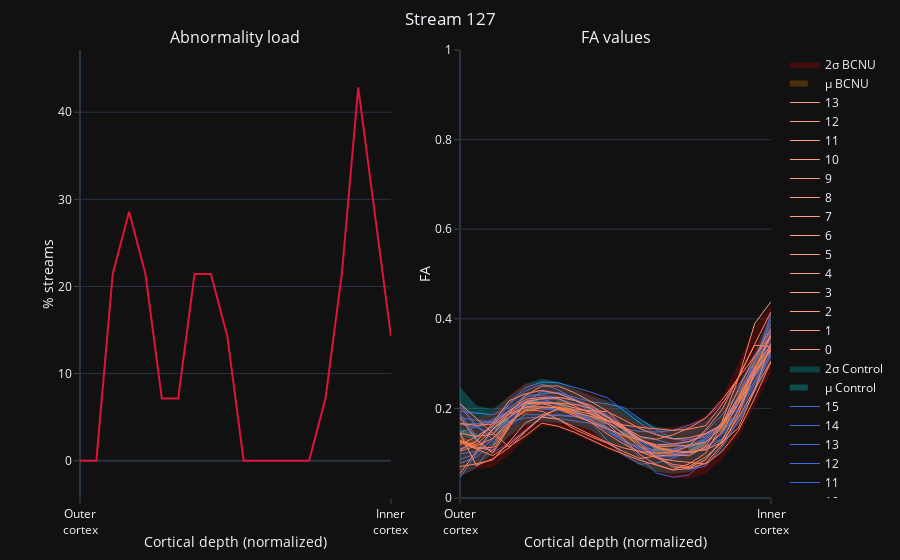

Write notebook code for a chart like this one.
### Code cell
fig1

### Figure 1 — Plotly figure (JSON) as saved in the notebook; plotly's stock layout.template omitted (floating-point values rounded to 4 significant figures)
{"data": [{"line": {"color": "#4169e1", "width": 1}, "name": "0", "opacity": 1, "showlegend": true, "type": "scatter", "x": [0, 1, 2, 3, 4, 5, 6, 7, 8, 9, 10, 11, 12, 13, 14, 15, 16, 17, 18, 19], "xaxis": "x2", "y": [0.07766, 0.09145, 0.1224, 0.1686, 0.2008, 0.1986, 0.1959, 0.1944, 0.1746, 0.1472, 0.1278, 0.1117, 0.1073, 0.1072, 0.1137, 0.126, 0.1424, 0.1959, 0.2601, 0.3367], "yaxis": "y2"}, {"line": {"color": "#4169e1", "width": 1}, "name": "1", "opacity": 1, "showlegend": true, "type": "scatter", "x": [0, 1, 2, 3, 4, 5, 6, 7, 8, 9, 10, 11, 12, 13, 14, 15, 16, 17, 18, 19], "xaxis": "x2", "y": [0.106, 0.1289, 0.1604, 0.2096, 0.2385, 0.2544, 0.2415, 0.2201, 0.2019, 0.1827, 0.1603, 0.1306, 0.0968, 0.0948, 0.1021, 0.1124, 0.1434, 0.2132, 0.3021, 0.3982], "yaxis": "y2"}, {"line": {"color": "#4169e1", "width": 1}, "name": "2", "opacity": 1, "showlegend": true, "type": "scatter", "x": [0, 1, 2, 3, 4, 5, 6, 7, 8, 9, 10, 11, 12, 13, 14, 15, 16, 17, 18, 19], "xaxis": "x2", "y": [0.1463, 0.1592, 0.1755, 0.1941, 0.2145, 0.2376, 0.2334, 0.2206, 0.1965, 0.1708, 0.1415, 0.1194, 0.1018, 0.09927, 0.1025, 0.1224, 0.1637, 0.2278, 0.3077, 0.3889], "yaxis": "y2"}, {"line": {"color": "#4169e1", "width": 1}, "name": "3", "opacity": 1, "showlegend": true, "type": "scatter", "x": [0, 1, 2, 3, 4, 5, 6, 7, 8, 9, 10, 11, 12, 13, 14, 15, 16, 17, 18, 19], "xaxis": "x2", "y": [0.1642, 0.1656, 0.1701, 0.1946, 0.2175, 0.2206, 0.2206, 0.2109, 0.1983, 0.1796, 0.1558, 0.124, 0.0961, 0.07168, 0.06424, 0.07085, 0.1132, 0.173, 0.2445, 0.3185], "yaxis": "y2"}, {"line": {"color": "#4169e1", "width": 1}, "name": "4", "opacity": 1, "showlegend": true, "type": "scatter", "x": [0, 1, 2, 3, 4, 5, 6, 7, 8, 9, 10, 11, 12, 13, 14, 15, 16, 17, 18, 19], "xaxis": "x2", "y": [0.1481, 0.07086, 0.1168, 0.1809, 0.207, 0.2144, 0.2002, 0.1942, 0.1963, 0.1822, 0.1508, 0.1265, 0.117, 0.1178, 0.1253, 0.1397, 0.1595, 0.2255, 0.3072, 0.3743], "yaxis": "y2"}, {"line": {"color": "#4169e1", "width": 1}, "name": "5", "opacity": 1, "showlegend": true, "type": "scatter", "x": [0, 1, 2, 3, 4, 5, 6, 7, 8, 9, 10, 11, 12, 13, 14, 15, 16, 17, 18, 19], "xaxis": "x2", "y": [0.0456, 0.09963, 0.1518, 0.1979, 0.2302, 0.2289, 0.2255, 0.2204, 0.2071, 0.1855, 0.16, 0.1321, 0.1122, 0.09707, 0.09783, 0.1117, 0.1439, 0.1885, 0.2532, 0.3249], "yaxis": "y2"}, {"line": {"color": "#4169e1", "width": 1}, "name": "6", "opacity": 1, "showlegend": true, "type": "scatter", "x": [0, 1, 2, 3, 4, 5, 6, 7, 8, 9, 10, 11, 12, 13, 14, 15, 16, 17, 18, 19], "xaxis": "x2", "y": [0.1638, 0.1657, 0.1712, 0.1887, 0.2019, 0.2018, 0.1984, 0.1894, 0.1786, 0.1652, 0.1551, 0.1483, 0.1472, 0.1508, 0.1626, 0.1775, 0.2113, 0.2514, 0.3041, 0.36], "yaxis": "y2"}, {"line": {"color": "#4169e1", "width": 1}, "name": "7", "opacity": 1, "showlegend": true, "type": "scatter", "x": [0, 1, 2, 3, 4, 5, 6, 7, 8, 9, 10, 11, 12, 13, 14, 15, 16, 17, 18, 19], "xaxis": "x2", "y": [0.1879, 0.1372, 0.1567, 0.1775, 0.2091, 0.2163, 0.21, 0.1928, 0.1698, 0.1282, 0.09625, 0.07554, 0.07812, 0.08862, 0.1033, 0.1166, 0.1318, 0.1878, 0.2754, 0.3681], "yaxis": "y2"}, {"line": {"color": "#4169e1", "width": 1}, "name": "8", "opacity": 1, "showlegend": true, "type": "scatter", "x": [0, 1, 2, 3, 4, 5, 6, 7, 8, 9, 10, 11, 12, 13, 14, 15, 16, 17, 18, 19], "xaxis": "x2", "y": [0.2106, 0.1603, 0.1311, 0.1706, 0.2075, 0.2397, 0.2348, 0.2194, 0.1875, 0.1568, 0.1271, 0.109, 0.09898, 0.09846, 0.1017, 0.1098, 0.1295, 0.1678, 0.2377, 0.33], "yaxis": "y2"}, {"line": {"color": "#4169e1", "width": 1}, "name": "9", "opacity": 1, "showlegend": true, "type": "scatter", "x": [0, 1, 2, 3, 4, 5, 6, 7, 8, 9, 10, 11, 12, 13, 14, 15, 16, 17, 18, 19], "xaxis": "x2", "y": [0.2031, 0.1593, 0.1406, 0.1806, 0.208, 0.2224, 0.2052, 0.1885, 0.1747, 0.1524, 0.1252, 0.114, 0.1066, 0.1085, 0.1186, 0.1327, 0.1692, 0.2121, 0.2708, 0.319], "yaxis": "y2"}, {"line": {"color": "#4169e1", "width": 1}, "name": "10", "opacity": 1, "showlegend": true, "type": "scatter", "x": [0, 1, 2, 3, 4, 5, 6, 7, 8, 9, 10, 11, 12, 13, 14, 15, 16, 17, 18, 19], "xaxis": "x2", "y": [0.165, 0.1577, 0.1701, 0.2115, 0.2459, 0.259, 0.2573, 0.247, 0.2363, 0.2234, 0.1953, 0.1672, 0.1424, 0.1327, 0.1307, 0.1353, 0.1526, 0.2094, 0.2999, 0.4108], "yaxis": "y2"}, {"line": {"color": "#4169e1", "width": 1}, "name": "11", "opacity": 1, "showlegend": true, "type": "scatter", "x": [0, 1, 2, 3, 4, 5, 6, 7, 8, 9, 10, 11, 12, 13, 14, 15, 16, 17, 18, 19], "xaxis": "x2", "y": [0.09898, 0.1037, 0.1293, 0.1825, 0.213, 0.2211, 0.2099, 0.1924, 0.1814, 0.1669, 0.1451, 0.1269, 0.1097, 0.1092, 0.118, 0.1488, 0.1846, 0.2361, 0.3016, 0.3743], "yaxis": "y2"}, {"line": {"color": "#4169e1", "width": 1}, "name": "12", "opacity": 1, "showlegend": true, "type": "scatter", "x": [0, 1, 2, 3, 4, 5, 6, 7, 8, 9, 10, 11, 12, 13, 14, 15, 16, 17, 18, 19], "xaxis": "x2", "y": [0.184, 0.1323, 0.1014, 0.1227, 0.1521, 0.1821, 0.1862, 0.1822, 0.1727, 0.1588, 0.1263, 0.09112, 0.0557, 0.04633, 0.0513, 0.08656, 0.1293, 0.1973, 0.2746, 0.3574], "yaxis": "y2"}, {"line": {"color": "#4169e1", "width": 1}, "name": "13", "opacity": 1, "showlegend": true, "type": "scatter", "x": [0, 1, 2, 3, 4, 5, 6, 7, 8, 9, 10, 11, 12, 13, 14, 15, 16, 17, 18, 19], "xaxis": "x2", "y": [0.1937, 0.1889, 0.1856, 0.2022, 0.225, 0.2326, 0.2354, 0.2246, 0.215, 0.2097, 0.2021, 0.1765, 0.1518, 0.1331, 0.1253, 0.1387, 0.1626, 0.2006, 0.2614, 0.3366], "yaxis": "y2"}, {"line": {"color": "#4169e1", "width": 1}, "name": "14", "opacity": 1, "showlegend": true, "type": "scatter", "x": [0, 1, 2, 3, 4, 5, 6, 7, 8, 9, 10, 11, 12, 13, 14, 15, 16, 17, 18, 19], "xaxis": "x2", "y": [0.08622, 0.09848, 0.1327, 0.1607, 0.1861, 0.1858, 0.1839, 0.1816, 0.1752, 0.1557, 0.1319, 0.1057, 0.09258, 0.09217, 0.105, 0.1267, 0.169, 0.2203, 0.2816, 0.3443], "yaxis": "y2"}, {"line": {"color": "#4169e1", "width": 1}, "name": "15", "opacity": 1, "showlegend": true, "type": "scatter", "x": [0, 1, 2, 3, 4, 5, 6, 7, 8, 9, 10, 11, 12, 13, 14, 15, 16, 17, 18, 19], "xaxis": "x2", "y": [0.1795, 0.1732, 0.1697, 0.1706, 0.1785, 0.1808, 0.1776, 0.1723, 0.1664, 0.1539, 0.1401, 0.1343, 0.1301, 0.1202, 0.114, 0.1303, 0.1627, 0.2199, 0.2805, 0.3436], "yaxis": "y2"}, {"line": {"color": "aqua", "dash": "dash", "width": 6}, "name": "&#956; Control", "opacity": 0.25, "type": "scatter", "xaxis": "x2", "y": [0.1475, 0.137, 0.1491, 0.1821, 0.2085, 0.2185, 0.2135, 0.2032, 0.1895, 0.1699, 0.1463, 0.1246, 0.109, 0.1042, 0.1085, 0.1241, 0.1543, 0.2079, 0.2789, 0.3553], "yaxis": "y2"}, {"hoverinfo": "none", "line": {"width": 0}, "showlegend": false, "type": "scatter", "x": [0, 1, 2, 3, 4, 5, 6, 7, 8, 9, 10, 11, 12, 13, 14, 15, 16, 17, 18, 19], "xaxis": "x2", "y": [0.247, 0.2066, 0.1984, 0.2255, 0.2543, 0.2663, 0.2595, 0.244, 0.2279, 0.2174, 0.199, 0.1754, 0.1593, 0.1541, 0.1595, 0.173, 0.2023, 0.2531, 0.3253, 0.4123], "yaxis": "y2"}, {"fill": "tonexty", "fillcolor": "rgba(0.0, 1.0, 1.0, 0.2)", "line": {"width": 0}, "name": "2&#963; Control", "showlegend": true, "type": "scatter", "x": [0, 1, 2, 3, 4, 5, 6, 7, 8, 9, 10, 11, 12, 13, 14, 15, 16, 17, 18, 19], "xaxis": "x2", "y": [0.04802, 0.0675, 0.09981, 0.1386, 0.1627, 0.1707, 0.1674, 0.1624, 0.1512, 0.1225, 0.09358, 0.07368, 0.05878, 0.05443, 0.05754, 0.07522, 0.1062, 0.1627, 0.2325, 0.2984], "yaxis": "y2"}, {"line": {"color": "#ffa07a", "width": 1}, "name": "0", "opacity": 1, "showlegend": true, "type": "scatter", "x": [0, 1, 2, 3, 4, 5, 6, 7, 8, 9, 10, 11, 12, 13, 14, 15, 16, 17, 18, 19], "xaxis": "x2", "y": [0.1666, 0.1621, 0.1652, 0.1946, 0.2207, 0.2243, 0.2224, 0.2048, 0.1882, 0.1734, 0.163, 0.1579, 0.154, 0.1508, 0.1537, 0.1613, 0.2081, 0.2689, 0.3431, 0.4157], "yaxis": "y2"}, {"line": {"color": "#ffa07a", "width": 1}, "name": "1", "opacity": 1, "showlegend": true, "type": "scatter", "x": [0, 1, 2, 3, 4, 5, 6, 7, 8, 9, 10, 11, 12, 13, 14, 15, 16, 17, 18, 19], "xaxis": "x2", "y": [0.109, 0.1257, 0.1672, 0.2172, 0.2327, 0.2403, 0.2327, 0.2188, 0.2011, 0.1667, 0.1309, 0.09647, 0.07433, 0.06263, 0.06569, 0.07735, 0.118, 0.186, 0.2809, 0.3354], "yaxis": "y2"}, {"line": {"color": "#ffa07a", "width": 1}, "name": "2", "opacity": 1, "showlegend": true, "type": "scatter", "x": [0, 1, 2, 3, 4, 5, 6, 7, 8, 9, 10, 11, 12, 13, 14, 15, 16, 17, 18, 19], "xaxis": "x2", "y": [0.2102, 0.1772, 0.1447, 0.1146, 0.1388, 0.1671, 0.16, 0.1468, 0.1288, 0.1125, 0.09809, 0.08402, 0.07346, 0.06299, 0.07644, 0.09975, 0.163, 0.2423, 0.3152, 0.3785], "yaxis": "y2"}, {"line": {"color": "#ffa07a", "width": 1}, "name": "3", "opacity": 1, "showlegend": true, "type": "scatter", "x": [0, 1, 2, 3, 4, 5, 6, 7, 8, 9, 10, 11, 12, 13, 14, 15, 16, 17, 18, 19], "xaxis": "x2", "y": [0.1439, 0.07249, 0.08781, 0.1123, 0.1478, 0.1806, 0.1757, 0.1587, 0.1408, 0.1239, 0.1118, 0.1039, 0.0999, 0.1023, 0.1163, 0.1519, 0.1967, 0.2705, 0.3409, 0.3378], "yaxis": "y2"}, {"line": {"color": "#ffa07a", "width": 1}, "name": "4", "opacity": 1, "showlegend": true, "type": "scatter", "x": [0, 1, 2, 3, 4, 5, 6, 7, 8, 9, 10, 11, 12, 13, 14, 15, 16, 17, 18, 19], "xaxis": "x2", "y": [0.105, 0.1162, 0.133, 0.1692, 0.1942, 0.2015, 0.2022, 0.1975, 0.195, 0.1927, 0.1745, 0.1548, 0.1411, 0.1319, 0.1345, 0.144, 0.1633, 0.2097, 0.2736, 0.332], "yaxis": "y2"}, {"line": {"color": "#ffa07a", "width": 1}, "name": "5", "opacity": 1, "showlegend": true, "type": "scatter", "x": [0, 1, 2, 3, 4, 5, 6, 7, 8, 9, 10, 11, 12, 13, 14, 15, 16, 17, 18, 19], "xaxis": "x2", "y": [0.1241, 0.1098, 0.09435, 0.1192, 0.1498, 0.1809, 0.2, 0.1911, 0.183, 0.1731, 0.1565, 0.1315, 0.1138, 0.1054, 0.1034, 0.1072, 0.1242, 0.1561, 0.2411, 0.3466], "yaxis": "y2"}, {"line": {"color": "#ffa07a", "width": 1}, "name": "6", "opacity": 1, "showlegend": true, "type": "scatter", "x": [0, 1, 2, 3, 4, 5, 6, 7, 8, 9, 10, 11, 12, 13, 14, 15, 16, 17, 18, 19], "xaxis": "x2", "y": [0.179, 0.1287, 0.1, 0.157, 0.2151, 0.2215, 0.2249, 0.2175, 0.2061, 0.1816, 0.1554, 0.1305, 0.1127, 0.1036, 0.1009, 0.1088, 0.1482, 0.2099, 0.286, 0.3679], "yaxis": "y2"}, {"line": {"color": "#ffa07a", "width": 1}, "name": "7", "opacity": 1, "showlegend": true, "type": "scatter", "x": [0, 1, 2, 3, 4, 5, 6, 7, 8, 9, 10, 11, 12, 13, 14, 15, 16, 17, 18, 19], "xaxis": "x2", "y": [0.1261, 0.1192, 0.1531, 0.1873, 0.2023, 0.2103, 0.2018, 0.1937, 0.1871, 0.171, 0.1422, 0.115, 0.09013, 0.07506, 0.07045, 0.09162, 0.1227, 0.1794, 0.2424, 0.3058], "yaxis": "y2"}, {"line": {"color": "#ffa07a", "width": 1}, "name": "8", "opacity": 1, "showlegend": true, "type": "scatter", "x": [0, 1, 2, 3, 4, 5, 6, 7, 8, 9, 10, 11, 12, 13, 14, 15, 16, 17, 18, 19], "xaxis": "x2", "y": [0.1284, 0.1137, 0.1062, 0.1612, 0.2103, 0.212, 0.2105, 0.2017, 0.1921, 0.1744, 0.1536, 0.1296, 0.1152, 0.1157, 0.1181, 0.1241, 0.1581, 0.2182, 0.2879, 0.3614], "yaxis": "y2"}, {"line": {"color": "#ffa07a", "width": 1}, "name": "9", "opacity": 1, "showlegend": true, "type": "scatter", "x": [0, 1, 2, 3, 4, 5, 6, 7, 8, 9, 10, 11, 12, 13, 14, 15, 16, 17, 18, 19], "xaxis": "x2", "y": [0.05459, 0.1046, 0.1541, 0.181, 0.2031, 0.2038, 0.201, 0.1869, 0.1693, 0.1427, 0.1205, 0.1028, 0.08989, 0.08331, 0.07878, 0.07576, 0.1034, 0.1497, 0.2228, 0.3043], "yaxis": "y2"}, {"line": {"color": "#ffa07a", "width": 1}, "name": "10", "opacity": 1, "showlegend": true, "type": "scatter", "x": [0, 1, 2, 3, 4, 5, 6, 7, 8, 9, 10, 11, 12, 13, 14, 15, 16, 17, 18, 19], "xaxis": "x2", "y": [0.07005, 0.07635, 0.08514, 0.1248, 0.1678, 0.1849, 0.198, 0.184, 0.1697, 0.1548, 0.1393, 0.1287, 0.119, 0.1205, 0.1264, 0.1429, 0.1627, 0.2238, 0.2923, 0.3407], "yaxis": "y2"}, {"line": {"color": "#ffa07a", "width": 1}, "name": "11", "opacity": 1, "showlegend": true, "type": "scatter", "x": [0, 1, 2, 3, 4, 5, 6, 7, 8, 9, 10, 11, 12, 13, 14, 15, 16, 17, 18, 19], "xaxis": "x2", "y": [0.1284, 0.1108, 0.1133, 0.1658, 0.1976, 0.1937, 0.1759, 0.1533, 0.1369, 0.1221, 0.1035, 0.08807, 0.09377, 0.09633, 0.09425, 0.1147, 0.1698, 0.266, 0.3892, 0.4382], "yaxis": "y2"}, {"line": {"color": "#ffa07a", "width": 1}, "name": "12", "opacity": 1, "showlegend": true, "type": "scatter", "x": [0, 1, 2, 3, 4, 5, 6, 7, 8, 9, 10, 11, 12, 13, 14, 15, 16, 17, 18, 19], "xaxis": "x2", "y": [0.1189, 0.1372, 0.1613, 0.189, 0.2136, 0.2136, 0.212, 0.2088, 0.2003, 0.1795, 0.158, 0.1374, 0.1313, 0.1409, 0.1562, 0.1782, 0.2184, 0.2678, 0.3166, 0.3614], "yaxis": "y2"}, {"line": {"color": "#ffa07a", "width": 1}, "name": "13", "opacity": 1, "showlegend": true, "type": "scatter", "x": [0, 1, 2, 3, 4, 5, 6, 7, 8, 9, 10, 11, 12, 13, 14, 15, 16, 17, 18, 19], "xaxis": "x2", "y": [0.145, 0.1373, 0.142, 0.1895, 0.2288, 0.2499, 0.25, 0.2348, 0.2151, 0.1939, 0.1584, 0.1201, 0.0919, 0.06918, 0.06782, 0.08555, 0.1274, 0.1968, 0.28, 0.3286], "yaxis": "y2"}, {"line": {"color": "darkorange", "dash": "dash", "width": 6}, "name": "&#956; BCNU", "opacity": 0.25, "type": "scatter", "xaxis": "x2", "y": [0.1292, 0.1208, 0.1291, 0.1631, 0.1945, 0.206, 0.2048, 0.1928, 0.1795, 0.1616, 0.1404, 0.12, 0.1072, 0.1015, 0.1045, 0.1188, 0.156, 0.2175, 0.2937, 0.3539], "yaxis": "y2"}, {"hoverinfo": "none", "line": {"width": 0}, "showlegend": false, "type": "scatter", "x": [0, 1, 2, 3, 4, 5, 6, 7, 8, 9, 10, 11, 12, 13, 14, 15, 16, 17, 18, 19], "xaxis": "x2", "y": [0.2098, 0.1773, 0.1896, 0.2301, 0.2565, 0.2531, 0.2525, 0.244, 0.2336, 0.2144, 0.1882, 0.1658, 0.1551, 0.1585, 0.1662, 0.1837, 0.2258, 0.3004, 0.3832, 0.4295], "yaxis": "y2"}, {"fill": "tonexty", "fillcolor": "rgba(1.0, 0.5490196078431373, 0.0, 0.2)", "line": {"width": 0}, "name": "2&#963; BCNU", "showlegend": true, "type": "scatter", "x": [0, 1, 2, 3, 4, 5, 6, 7, 8, 9, 10, 11, 12, 13, 14, 15, 16, 17, 18, 19], "xaxis": "x2", "y": [0.04865, 0.0643, 0.06863, 0.096, 0.1325, 0.159, 0.1571, 0.1416, 0.1255, 0.1088, 0.0926, 0.07428, 0.05922, 0.0444, 0.04278, 0.05388, 0.08625, 0.1346, 0.2042, 0.2783], "yaxis": "y2"}, {"line": {"color": "crimson"}, "showlegend": false, "type": "scatter", "xaxis": "x", "y": [0, 0, 21.43, 28.57, 21.43, 7.143, 7.143, 21.43, 21.43, 14.29, 0, 0, 0, 0, 0, 7.143, 21.43, 42.86, 28.57, 14.29], "yaxis": "y"}], "layout": {"annotations": [{"font": {"size": 16}, "showarrow": false, "text": "Abnormality load", "x": 0.225, "xanchor": "center", "xref": "paper", "y": 1, "yanchor": "bottom", "yref": "paper"}, {"font": {"size": 16}, "showarrow": false, "text": "FA values", "x": 0.775, "xanchor": "center", "xref": "paper", "y": 1, "yanchor": "bottom", "yref": "paper"}], "legend": {"title": {"text": ""}}, "margin": {"b": 50, "t": 50}, "title": {"text": "Stream 127", "x": 0.5}, "xaxis": {"anchor": "y", "domain": [0, 0.45], "ticks": "outside", "ticktext": ["Outer<br />cortex", "Inner<br />cortex"], "tickvals": [0, 19], "title": {"standoff": 0, "text": "Cortical depth (normalized)"}}, "xaxis2": {"anchor": "y2", "domain": [0.55, 1], "ticks": "outside", "ticktext": ["Outer<br />cortex", "Inner<br />cortex"], "tickvals": [0, 19], "title": {"standoff": 0, "text": "Cortical depth (normalized)"}}, "yaxis": {"anchor": "x", "domain": [0, 1], "nticks": 10, "range": [-4.286, 47.14], "ticks": "outside", "title": {"standoff": 0, "text": "% streams"}}, "yaxis2": {"anchor": "x2", "domain": [0, 1], "nticks": 10, "range": [0, 1], "ticks": "outside", "title": {"standoff": 0, "text": "FA"}}}}
